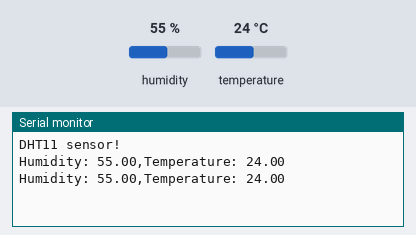
Bench run of a sketch on a simulated Arduino Uno, built with avr-gcc and run on an emulated ATmega328P. Shown: the last lines printed to the serial monitor. Inputs (shaded band) come from the test bench; at power-on: humidity 55 %, temperature 24 °C.

Above: at 2.8 s.
2.9 s: humidity set to 22 %
At 4.7 s:
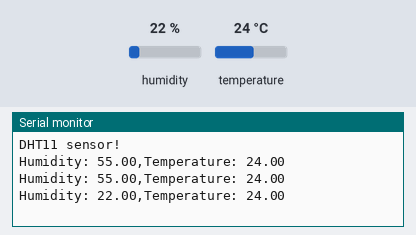
5.6 s: temperature set to 12 °C
At 7.1 s:
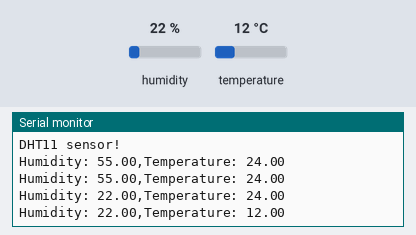
8.3 s: humidity set to 40 %
At 10.7 s:
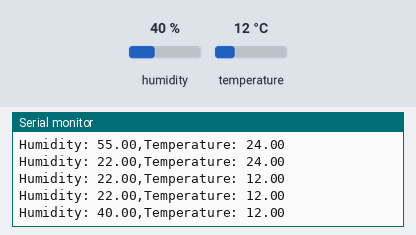
Timing chart, 0 to 12.2 s (numbered marks = the images above; inputs shaded):
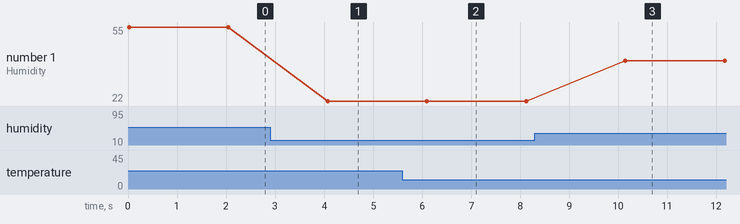

The sketch:

SA.ino
```cpp
#include "DHT.h"


#define DHTPIN 15

#define DHTTYPE DHT11


DHT dht(DHTPIN, DHTTYPE);

void setup() {
  Serial.begin(9600);
  Serial.println("DHT11 sensor!");
  //call begin to start sensor
  dht.begin();
}

void loop() {
  float h = dht.readHumidity();
  float t = dht.readTemperature();
  if (isnan(h) || isnan(t)) {
    Serial.println("Failed to read from DHT sensor!");
    return;
  }
  // print the result to Terminal
  Serial.print("Humidity: ");
  Serial.print(h);
  Serial.print(",");
  Serial.print("Temperature: ");
  Serial.println(t);
  delay(2000);
}
```

Measured:
- after the input at 2.9 s, the serial monitor: prints a new line after 1.2 s (image 1)
- after the input at 5.6 s, the serial monitor: prints a new line after 0.50 s (image 2)
- after the input at 8.3 s, the serial monitor: prints a new line after 1.8 s (image 3)
- plotted number 1: 55 → 22 after the input at 2.9 s, 22 → 40 after the input at 8.3 s
